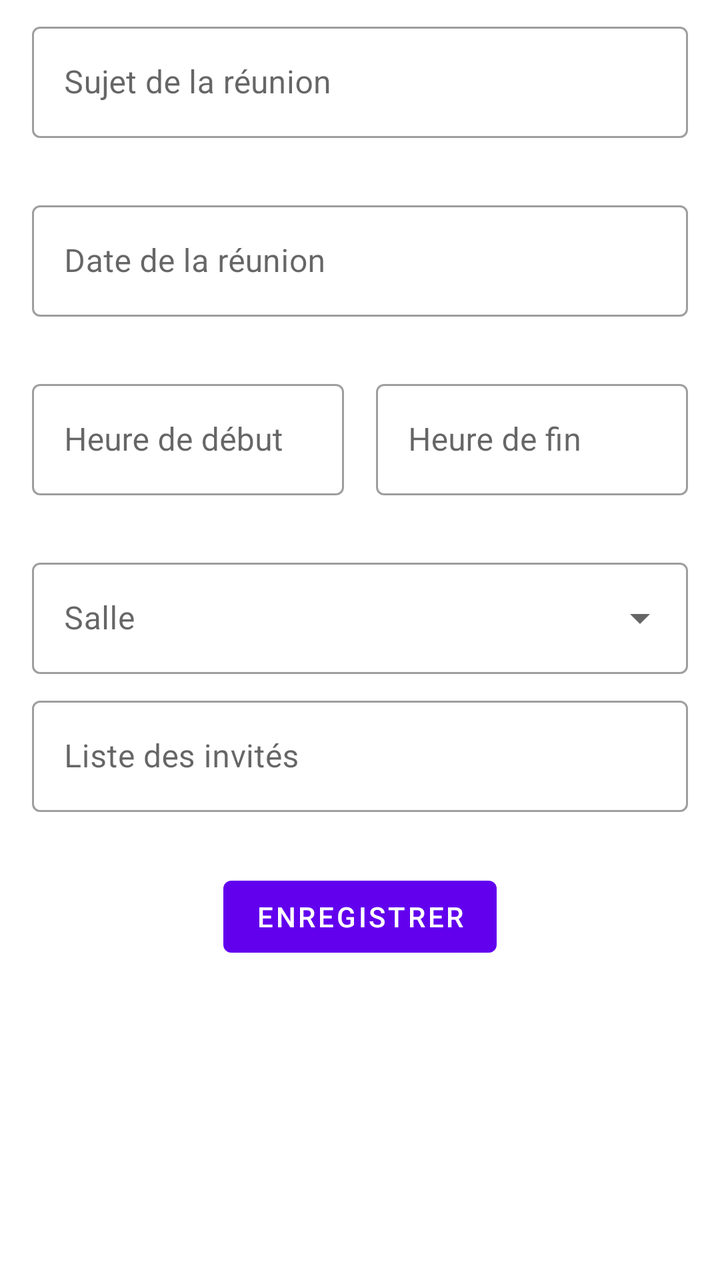
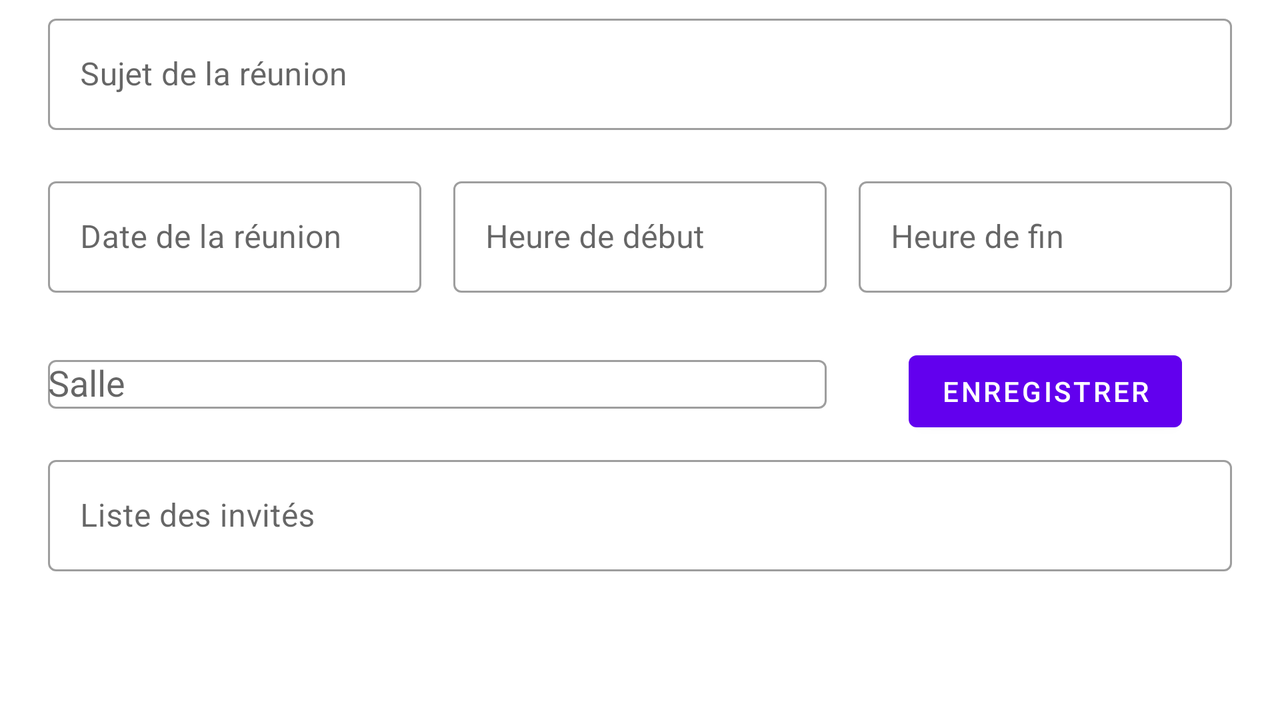

An Android layout and its configuration variant, each rendered on a device that would load it. The default file and the variant file are quoted in full after the pictures.
<!-- AndroidManifest.xml: application theme Theme.Mareu -->
<!-- res/layout/activity_create_meeting.xml -->
<?xml version="1.0" encoding="utf-8"?>
<LinearLayout xmlns:android="http://schemas.android.com/apk/res/android"
    xmlns:app="http://schemas.android.com/apk/res-auto"
    xmlns:tools="http://schemas.android.com/tools"
    android:layout_width="match_parent"
    android:layout_height="match_parent"
    android:orientation="vertical"
    tools:context=".views.activities.CreateMeetingActivity">

    <androidx.constraintlayout.widget.ConstraintLayout
        android:id="@+id/form_layout"
        android:layout_width="match_parent"
        android:layout_height="match_parent"
        android:layout_marginStart="16dp"
        android:layout_marginTop="8dp"
        android:layout_marginEnd="16dp"
        app:layout_constraintEnd_toEndOf="parent"
        app:layout_constraintStart_toStartOf="parent"
        app:layout_constraintTop_toBottomOf="@+id/appbarlayout">

        <com.google.android.material.textfield.TextInputLayout
            android:id="@+id/meeting_subject"
            style="@style/Widget.MaterialComponents.TextInputLayout.OutlinedBox"
            android:layout_width="0dp"
            android:layout_height="wrap_content"
            android:hint="@string/meeting_subject"
            app:errorEnabled="true"
            app:layout_constraintEnd_toEndOf="parent"

            app:layout_constraintStart_toStartOf="parent"
            app:layout_constraintTop_toTopOf="@id/form_layout">

            <com.google.android.material.textfield.TextInputEditText
                android:layout_width="match_parent"
                android:layout_height="wrap_content"
                android:inputType="text" />
        </com.google.android.material.textfield.TextInputLayout>

        <com.google.android.material.textfield.TextInputLayout
            android:id="@+id/meeting_date"
            style="@style/Widget.MaterialComponents.TextInputLayout.OutlinedBox"
            android:layout_width="0dp"
            android:layout_height="wrap_content"
            android:layout_marginTop="@dimen/space_between_lines"
            android:hint="@string/meeting_date"
            app:errorEnabled="true"
            app:layout_constraintEnd_toEndOf="parent"

            app:layout_constraintStart_toStartOf="parent"
            app:layout_constraintTop_toBottomOf="@id/meeting_subject"

            app:startIconContentDescription="@string/meeting_date"
            app:startIconDrawable="@drawable/ic_baseline_calendar_today_24">

            <com.google.android.material.textfield.TextInputEditText
                android:layout_width="match_parent"
                android:layout_height="wrap_content"
                android:inputType="none" />
        </com.google.android.material.textfield.TextInputLayout>

        <com.google.android.material.textfield.TextInputLayout
            android:id="@+id/meeting_start_time"
            style="@style/Widget.MaterialComponents.TextInputLayout.OutlinedBox"
            android:layout_width="0dp"
            android:layout_height="wrap_content"
            android:layout_marginTop="@dimen/space_between_lines"
            android:layout_marginEnd="@dimen/space_between_columns"
            android:hint="@string/meeting_start_time"
            app:errorEnabled="true"
            app:layout_constraintEnd_toStartOf="@id/meeting_end_time"

            app:layout_constraintStart_toStartOf="parent"
            app:layout_constraintTop_toBottomOf="@id/meeting_date"

            app:startIconContentDescription="@string/meeting_start_time"
            app:startIconDrawable="@drawable/ic_baseline_access_time_24">

            <com.google.android.material.textfield.TextInputEditText
                android:layout_width="match_parent"
                android:layout_height="wrap_content"
                android:inputType="none" />
        </com.google.android.material.textfield.TextInputLayout>

        <com.google.android.material.textfield.TextInputLayout
            android:id="@+id/meeting_end_time"
            style="@style/Widget.MaterialComponents.TextInputLayout.OutlinedBox"
            android:layout_width="0dp"
            android:layout_height="wrap_content"
            android:layout_marginTop="@dimen/space_between_lines"
            android:hint="@string/meeting_end_time"
            app:errorEnabled="true"
            app:layout_constraintEnd_toEndOf="parent"

            app:layout_constraintStart_toEndOf="@id/meeting_start_time"
            app:layout_constraintTop_toBottomOf="@id/meeting_date"

            app:startIconContentDescription="@string/meeting_end_time"
            app:startIconDrawable="@drawable/ic_baseline_access_time_24">

            <com.google.android.material.textfield.TextInputEditText
                android:layout_width="match_parent"
                android:layout_height="wrap_content"
                android:inputType="none" />
        </com.google.android.material.textfield.TextInputLayout>

        <com.google.android.material.textfield.TextInputLayout
            android:id="@+id/meeting_room"
            style="@style/Widget.MaterialComponents.TextInputLayout.OutlinedBox.ExposedDropdownMenu"
            android:layout_width="0dp"
            android:layout_height="wrap_content"
            android:layout_marginTop="@dimen/space_between_lines"
            android:hint="@string/meeting_room"

            app:layout_constraintEnd_toEndOf="parent"
            app:layout_constraintStart_toStartOf="parent"
            app:layout_constraintTop_toBottomOf="@id/meeting_end_time">

            <AutoCompleteTextView
                android:id="@+id/meeting_room_dropdown_list"
                android:layout_width="match_parent"
                android:layout_height="match_parent"
                android:layout_weight="1"
                android:inputType="none"/>
        </com.google.android.material.textfield.TextInputLayout>

        <com.google.android.material.textfield.TextInputLayout
            android:id="@+id/meeting_guests_list"
            style="@style/Widget.MaterialComponents.TextInputLayout.OutlinedBox"
            android:layout_width="0dp"
            android:layout_height="wrap_content"
            android:layout_marginTop="@dimen/space_between_lines"
            android:hint="@string/meeting_guests_list"
            app:errorEnabled="true"
            app:layout_constraintEnd_toEndOf="parent"

            app:layout_constraintStart_toStartOf="parent"
            app:layout_constraintTop_toBottomOf="@id/meeting_room">

            <com.google.android.material.textfield.TextInputEditText
                android:layout_width="match_parent"
                android:layout_height="wrap_content"
                android:inputType="textEmailAddress" />
        </com.google.android.material.textfield.TextInputLayout>

        <Button
            android:id="@+id/saveButton"
            android:layout_width="wrap_content"
            android:layout_height="wrap_content"
            android:layout_marginTop="@dimen/space_between_lines"
            android:text="@string/save_button"
            app:layout_constraintEnd_toEndOf="parent"
            app:layout_constraintStart_toStartOf="parent"

            app:layout_constraintTop_toBottomOf="@id/meeting_guests_list" />
    </androidx.constraintlayout.widget.ConstraintLayout>
</LinearLayout>
<!-- resources referenced by this layout -->
<resources>
  <dimen name="space_between_columns">16dp</dimen>
  <dimen name="space_between_lines">8dp</dimen>
  <string name="meeting_date">Date de la réunion</string>
  <string name="meeting_end_time">Heure de fin</string>
  <string name="meeting_guests_list">Liste des invités</string>
  <string name="meeting_room">Salle</string>
  <string name="meeting_start_time">Heure de début</string>
  <string name="meeting_subject">Sujet de la réunion</string>
  <string name="save_button">Enregistrer</string>
  <style name="Theme.Mareu" parent="Theme.MaterialComponents.DayNight.DarkActionBar">
          
          <item name="colorPrimary">@color/purple_500</item>
          <item name="colorPrimaryVariant">@color/purple_700</item>
          <item name="colorOnPrimary">@color/white</item>
          
          <item name="colorSecondary">@color/teal_200</item>
          <item name="colorSecondaryVariant">@color/teal_700</item>
          <item name="colorOnSecondary">@color/black</item>
          
          <item name="android:statusBarColor" tools:targetApi="l">?attr/colorPrimaryVariant</item>
          
      </style>
</resources>
<!-- res/layout-land/activity_create_meeting.xml (the repository's variant of the layout above) -->
<!-- drawn on the phone turned sideways -->
<?xml version="1.0" encoding="utf-8"?>
<LinearLayout xmlns:android="http://schemas.android.com/apk/res/android"
    xmlns:app="http://schemas.android.com/apk/res-auto"
    xmlns:tools="http://schemas.android.com/tools"
    android:layout_width="match_parent"
    android:layout_height="match_parent"
    android:orientation="horizontal"
    tools:context=".views.activities.CreateMeetingActivity">

    <androidx.constraintlayout.widget.ConstraintLayout
        android:id="@+id/form_layout"
        android:layout_width="match_parent"
        android:layout_height="match_parent"
        android:layout_marginStart="24dp"
        android:layout_marginTop="4dp"
        android:layout_marginEnd="24dp"
        android:layout_marginBottom="4dp"
        app:layout_constraintEnd_toEndOf="parent"
        app:layout_constraintStart_toStartOf="parent"
        app:layout_constraintTop_toBottomOf="@+id/appbarlayout">

        <com.google.android.material.textfield.TextInputLayout
            android:id="@+id/meeting_subject"
            style="@style/Widget.MaterialComponents.TextInputLayout.OutlinedBox"
            android:layout_width="0dp"
            android:layout_height="wrap_content"
            android:hint="@string/meeting_subject"
            app:layout_constraintEnd_toEndOf="parent"
            app:layout_constraintStart_toStartOf="parent"
            app:layout_constraintTop_toTopOf="parent"
            app:errorEnabled="true">

            <com.google.android.material.textfield.TextInputEditText
                android:layout_width="match_parent"
                android:layout_height="wrap_content"
                android:inputType="text" />
        </com.google.android.material.textfield.TextInputLayout>

        <com.google.android.material.textfield.TextInputLayout
            android:id="@+id/meeting_date"
            style="@style/Widget.MaterialComponents.TextInputLayout.OutlinedBox"
            android:layout_width="0dp"
            android:layout_height="wrap_content"
            android:layout_marginEnd="@dimen/space_between_columns"
            android:hint="@string/meeting_date"
            app:layout_constraintEnd_toStartOf="@id/meeting_start_time"
            app:layout_constraintStart_toStartOf="parent"
            app:layout_constraintTop_toBottomOf="@id/meeting_subject"

            app:startIconContentDescription="@string/meeting_date"
            app:startIconDrawable="@drawable/ic_baseline_calendar_today_24"
            app:errorEnabled="true">

            <com.google.android.material.textfield.TextInputEditText
                android:layout_width="match_parent"
                android:layout_height="wrap_content"
                android:inputType="date" />
        </com.google.android.material.textfield.TextInputLayout>

        <com.google.android.material.textfield.TextInputLayout
            android:id="@+id/meeting_start_time"
            style="@style/Widget.MaterialComponents.TextInputLayout.OutlinedBox"
            android:layout_width="0dp"
            android:layout_height="wrap_content"
            android:layout_marginEnd="@dimen/space_between_columns"
            android:hint="@string/meeting_start_time"
            app:layout_constraintEnd_toStartOf="@id/meeting_end_time"

            app:layout_constraintStart_toEndOf="@id/meeting_date"
            app:layout_constraintTop_toBottomOf="@+id/meeting_subject"

            app:startIconContentDescription="@string/meeting_start_time"
            app:startIconDrawable="@drawable/ic_baseline_access_time_24"
            app:errorEnabled="true">

            <com.google.android.material.textfield.TextInputEditText
                android:layout_width="match_parent"
                android:layout_height="wrap_content"
                android:inputType="time" />
        </com.google.android.material.textfield.TextInputLayout>

        <com.google.android.material.textfield.TextInputLayout
            android:id="@+id/meeting_end_time"
            style="@style/Widget.MaterialComponents.TextInputLayout.OutlinedBox"
            android:layout_width="0dp"
            android:layout_height="wrap_content"
            android:hint="@string/meeting_end_time"
            app:layout_constraintEnd_toEndOf="parent"

            app:layout_constraintStart_toEndOf="@id/meeting_start_time"
            app:layout_constraintTop_toBottomOf="@id/meeting_subject"

            app:startIconContentDescription="@string/meeting_end_time"
            app:startIconDrawable="@drawable/ic_baseline_access_time_24"
            app:errorEnabled="true">

            <com.google.android.material.textfield.TextInputEditText
                android:layout_width="match_parent"
                android:layout_height="wrap_content"
                android:inputType="time" />
        </com.google.android.material.textfield.TextInputLayout>

        <com.google.android.material.textfield.TextInputLayout
            android:id="@+id/meeting_room"
            style="@style/Widget.MaterialComponents.TextInputLayout.OutlinedBox"
            android:layout_width="0dp"
            android:layout_height="wrap_content"
            android:layout_marginTop="@dimen/space_between_lines"
            android:hint="@string/meeting_room"

            app:layout_constraintStart_toStartOf="parent"
            app:layout_constraintEnd_toEndOf="@id/meeting_start_time"
            app:layout_constraintTop_toBottomOf="@id/meeting_date"
            app:errorEnabled="true">

            <AutoCompleteTextView
                android:id="@+id/meeting_room_dropdown_list"
                android:layout_width="match_parent"
                android:layout_height="match_parent"
                android:layout_weight="1"
                android:inputType="none"/>
        </com.google.android.material.textfield.TextInputLayout>

        <com.google.android.material.textfield.TextInputLayout
            android:id="@+id/meeting_guests_list"
            style="@style/Widget.MaterialComponents.TextInputLayout.OutlinedBox"
            android:layout_width="0dp"
            android:layout_height="wrap_content"
            android:hint="@string/meeting_guests_list"
            app:layout_constraintEnd_toEndOf="parent"

            app:layout_constraintStart_toStartOf="parent"
            app:layout_constraintTop_toBottomOf="@id/meeting_room"
            app:errorEnabled="true">

            <com.google.android.material.textfield.TextInputEditText
                android:layout_width="match_parent"
                android:layout_height="wrap_content"
                android:inputType="textEmailAddress" />
        </com.google.android.material.textfield.TextInputLayout>

        <Button
            android:id="@+id/saveButton"
            android:layout_width="wrap_content"
            android:layout_height="wrap_content"
            android:text="@string/save_button"
            app:layout_constraintBottom_toTopOf="@+id/meeting_guests_list"
            app:layout_constraintStart_toStartOf="@+id/meeting_end_time"
            app:layout_constraintEnd_toEndOf="parent"
            app:layout_constraintTop_toBottomOf="@+id/meeting_end_time"
            app:layout_constraintHorizontal_bias="0.5"/>
    </androidx.constraintlayout.widget.ConstraintLayout>
</LinearLayout>
